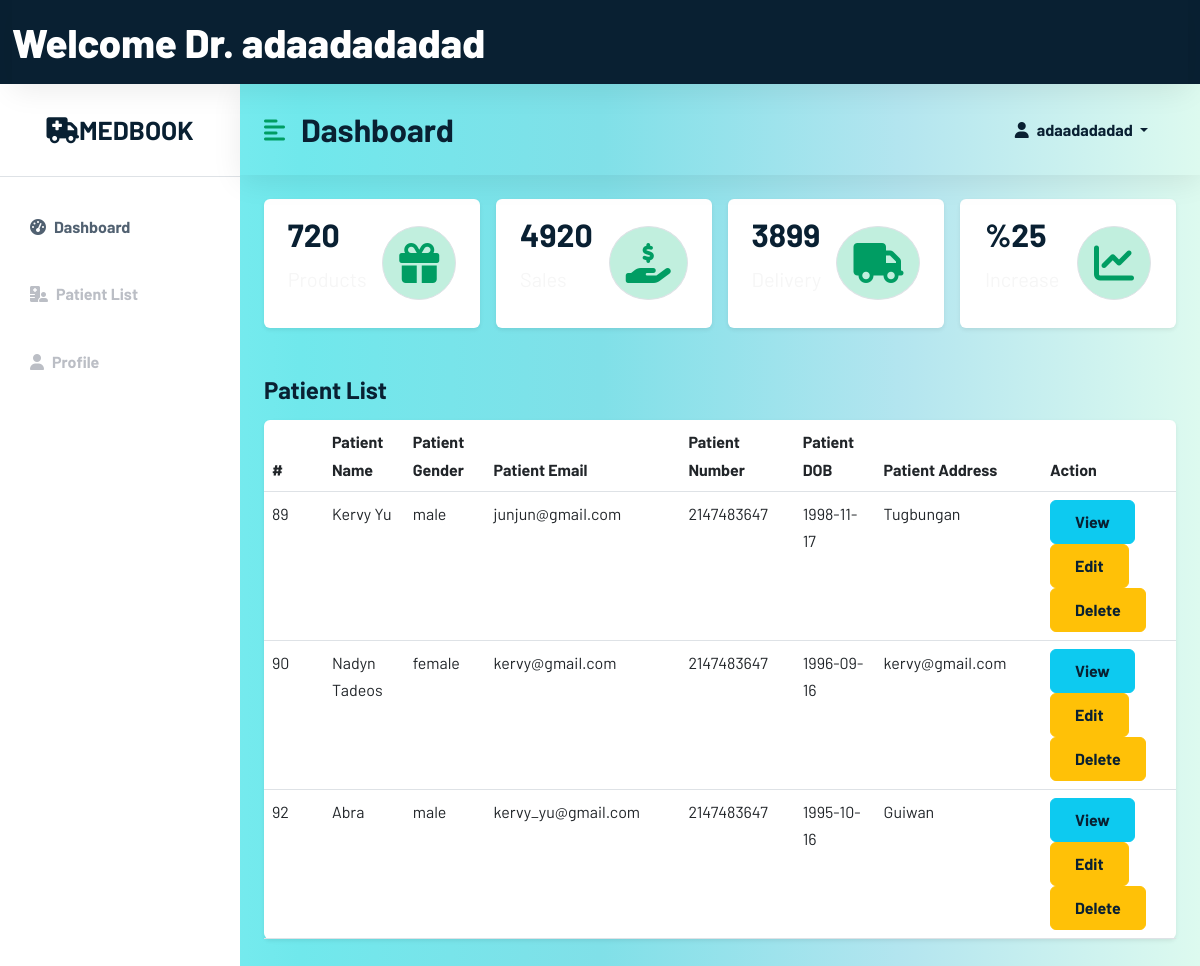
/Web_Tech/doctor/patientlist.php (signed in), run on the app's committed database.
### tables this page shows
CREATE TABLE `doctor` (
  `doctorID` int(11) NOT NULL,
  `d_FullName` varchar(100) NOT NULL,
  `d_email` varchar(100) NOT NULL,
  `d_number` int(12) NOT NULL,
  `d_address` varchar(100) NOT NULL,
  `d_password` varchar(100) NOT NULL,
  `d_DOB` date NOT NULL,
  `d_gender` varchar(100) NOT NULL,
  `doctor_type` varchar(100) NOT NULL DEFAULT 'doctor',
  `d_specialize` text NOT NULL
);

CREATE TABLE `patient` (
  `patientID` int(11) NOT NULL,
  `p_FullName` varchar(100) NOT NULL,
  `p_password` varchar(100) NOT NULL,
  `p_DOB` date NOT NULL,
  `p_gender` varchar(20) NOT NULL,
  `p_address` varchar(100) NOT NULL,
  `p_number` int(12) NOT NULL,
  `p_email` varchar(100) NOT NULL,
  `patient_type` varchar(100) NOT NULL DEFAULT 'user'
);

### Web_Tech/doctor/patientlist.php (the view, shortened to what this page needs)
<?php
include 'D:\xampp\htdocs\Web_Tech\config\config.php';
$currentDoc = $_SESSION['email'];
$sql = "SELECT * FROM doctor WHERE d_email = '$currentDoc'";
$result = mysqli_query($conn, $sql);
if ($result) {
if (mysqli_num_rows($result) > 0) {
while ($row = mysqli_fetch_array($result)) {
?>
<!DOCTYPE html>
<html lang="en">
<head>
    <link href="https://cdn.jsdelivr.net/npm/bootstrap@5.2.0/dist/css/bootstrap.min.css" rel="stylesheet">
    <link rel="stylesheet" href="/Web_Tech/css/style.css">
    <link rel="stylesheet" href="/Web_Tech/css/dochome.css">
</head>
<body>
<div class="container-fluid" id="wrapper-header">
    <nav class="navbar navbar-inverse navbar-fixed-top" role="navigation">
        <div class="navbar-header">
            <a class="navbar-brand" id="docheader" href="doctorhome.php">Welcome Dr. <?php echo $row['d_FullName'];?></a>
        </div>
    </nav>
</div>
<div class="d-flex" id="wrapper">
    <div class="bg-white" id="sidebar-wrapper">
        <div class="sidebar-heading text-center py-4 primary-text fs-4 fw-bold text-uppercase border-bottom">
            <a href="#" class="navbar-brand mb-0" >
                <i class="fa-solid fa-truck-medical"></i>MedBook
            </a>
        </div>
        <div class="list-group list-group-flush my-3">
            <a href="doctorhome.php" class="list-group-item list-group-item-action bg-transparent second-text active"><i
                    class="fas fa-tachometer-alt me-2"></i>Dashboard</a>
            <a href="#" class="list-group-item list-group-item-action bg-transparent second-text fw-bold">
                <i class="fas fa-hospital-user me-2"></i>Patient List</a>
            <a href="#" class="list-group-item list-group-item-action bg-transparent second-text fw-bold"><i
                    class="fas fa-user me-2"></i>Profile</a>
        </div>
    </div>
    <div id="page-content-wrapper">
        <nav class="navbar navbar-expand-lg navbar-light bg-transparent py-4 px-4">
            <div class="d-flex align-items-center">
                <i class="fas fa-align-left primary-text fs-4 me-3" id="menu-toggle"></i>
                <h2 class="fs-2 m-0">Dashboard</h2>
            </div>
            <div class="collapse navbar-collapse" id="navbarSupportedContent">
                <ul class="navbar-nav ms-auto mb-2 mb-lg-0">
                    <li class="nav-item dropdown">
                        <a class="nav-link dropdown-toggle second-text fw-bold" href="#" id="navbarDropdown"
                           role="button" data-bs-toggle="dropdown" aria-expanded="false">
                            <i class="fas fa-user me-2"></i><?php echo $row['d_FullName'];?>
                        </a>
                    </li>
                </ul>
            </div>
        </nav>
        <?php
        }
        }
        }
        ?>
        <div class="container-fluid px-4">
            <div class="row g-3 my-2">
                <div class="col-md-3">
                    <div class="p-3 bg-white shadow-sm d-flex justify-content-around align-items-center rounded">
                        <div>
                            <h3 class="fs-2">720</h3>
                            <p class="fs-5">Products</p>
                        </div>
                        <i class="fas fa-gift fs-1 primary-text border rounded-full secondary-bg p-3"></i>
                    </div>
                </div>
                <div class="col-md-3">
                    <div class="p-3 bg-white shadow-sm d-flex justify-content-around align-items-center rounded">
                        <div>
                            <h3 class="fs-2">4920</h3>
                            <p class="fs-5">Sales</p>
                        </div>
                        <i
                            class="fas fa-hand-holding-usd fs-1 primary-text border rounded-full secondary-bg p-3"></i>
                    </div>
                </div>
                <div class="col-md-3">
                    <div class="p-3 bg-white shadow-sm d-flex justify-content-around align-items-center rounded">
                        <div>
                            <h3 class="fs-2">3899</h3>
                            <p class="fs-5">Delivery</p>
                        </div>
                        <i class="fas fa-truck fs-1 primary-text border rounded-full secondary-bg p-3"></i>
                    </div>
                </div>
                <div class="col-md-3">
                    <div class="p-3 bg-white shadow-sm d-flex justify-content-around align-items-center rounded">
                        <div>
                            <h3 class="fs-2">%25</h3>
                            <p class="fs-5">Increase</p>
                        </div>
                        <i class="fas fa-chart-line fs-1 primary-text border rounded-full secondary-bg p-3"></i>
                    </div>
                </div>
            </div>
            <div class="row my-5">
                <h3 class="fs-4 mb-3">Patient List</h3>
                <div class="col">
                    <table class="table bg-white rounded shadow-sm  table-hover">
                        <thead>
                        <tr>
                            <th scope="col" width="50">#</th>
                            <th scope="col" width="50">Patient Name</th>
                            <th scope="col" width="50">Patient Gender</th>
                            <th scope="col" width="50">Patient Email</th>
                            <th scope="col" width="50">Patient Number</th>
                            <th scope="col" width="50">Patient DOB</th>
                            <th scope="col" width="50">Patient Address</th>
                            <th scope="col" width="50">Action</th>
                        </tr>
                        </thead>
                        <tbody>
                        <?php
                        $sql = "SELECT * FROM patient";
                        $result = mysqli_query($conn, $sql);
                        if ($result) {
                            if (mysqli_num_rows($result) > 0) {
                                while ($row = mysqli_fetch_array($result)) {
                                    ?>
                                    <tr>
                                        <td><?php echo $row['patientID'] ?></td>
                                        <td><?php echo $row['p_FullName'] ?></td>
                                        <td><?php echo $row['p_gender'] ?></td>
                                        <td><?php echo $row['p_email'] ?></td>
                                        <td><?php echo $row['p_number'] ?></td>
                                        <td><?php echo $row['p_DOB'] ?></td>
                                        <td><?php echo $row['p_address'] ?></td>
                                        <td>
                                            <button type="button" name="view" id="act_button" class="btn btn-info btn-xs view" data-bs-toggle="modal" data-bs-target="#patientDetails"><a class="glyphicon glyphicon-file" style="text-decoration: none;" title="View">View</a></button>
                                            <button type="button" name="update" id="act_button" class="btn btn-warning btn-xs update" data-bs-toggle="modal" data-bs-target="#myUpdate"><a class="glyphicon glyphicon-edit" style="text-decoration: none;" href="/Web_Tech/user/userappointment.php?update=<?php echo $row['patientID']; ?>" title="Edit">Edit</a></button>
                                            <button type="button" name="delete" id="act_button" class="btn btn-warning btn-xs update"><a class="glyphicon glyphicon-edit" style="text-decoration: none;" href="/Web_Tech/user/userappointment.php?delete=<?php echo $row['patientID']; ?>" title="Edit">Delete</a></button>
                                        </td>
                                    </tr>
                                    <?php
                                }
                            }
                        }
                        ?>
                        </tbody>
                    </table>
                </div>
            </div>
        </div>
    </div>
</div>
</body>
</html>

### Web_Tech/css/style.css (style rules this page uses)
h1,h2,h3,h4,h5,h6 { font-weight: 700; color: #092032; }
a { color: #092032; font-weight: 700; }
.navbar { box-shadow: 0px 6px 30px rgba(0, 0, 0, 0.08); }
.navbar a { color: #092032; text-decoration: none; font-weight: 500; transition: 0.5s ease; }
.navbar-brand { font-weight: 700; font-size: 26px; color: #092032; }
.nav-item { margin: 0px 20px 0px 20px; }
.btn { padding: 9px 24px; }
p { color: #f6f6f6; }

### Web_Tech/css/dochome.css (style rules this page uses)
:root { --main-bg-color: #009d63; --main-text-color: #009d63; --second-text-color: #bbbec5; --second-bg-color: #c1efde; }
#wrapper-header { background-color: #092032; }
#docheader { color: white; font-weight: 800; font-size: 40px; }
.primary-text { color: var(--main-text-color); }
.second-text { color: var(--second-text-color); }
.secondary-bg { background-color: var(--second-bg-color); }
.rounded-full { border-radius: 100%; }
#wrapper { overflow-x: hidden; background-image: linear-gradient( to right, #86f3f6, #70e8ec, #80e0e8, #b3e5ef, #ddfaef ); }
#sidebar-wrapper { min-height: 100vh; margin-left: -15rem; transition: 0.3s ease; }
.sidebar-heading a { font-weight: 700; font-size: 26px; color: #092032; transition: 0.3s ease; }
#sidebar-wrapper .sidebar-heading { padding: 0.875rem 1.25rem; font-size: 1.2rem; }
#sidebar-wrapper .list-group { width: 15rem; }
#page-content-wrapper { min-width: 100vw; }
#menu-toggle { cursor: pointer; }
.list-group-item { border: none; padding: 20px 30px; }
.list-group-item.active { background-color: transparent; color: var(--main-text-tablor); font-weight: bold; border: none; }
@media (min-width: 768px) { #sidebar-wrapper { margin-left: 0; } }
@media (min-width: 768px) { #page-content-wrapper { min-width: 0; width: 100%; } }

### data on the page
doctor: d_FullName "adaadadadad"
patient: patientID "89", p_FullName "Kervy Yu", p_gender "male", p_email "junjun@gmail.com", p_number "2147483647", p_DOB "1998-11-17", p_address "Tugbungan"
patient: patientID "90", p_FullName "Nadyn Tadeos", p_gender "female", p_email "kervy@gmail.com", p_number "2147483647", p_DOB "1996-09-16", p_address "kervy@gmail.com"
patient: patientID "92", p_FullName "Abra", p_gender "male", p_email "kervy_yu@gmail.com", p_number "2147483647", p_DOB "1995-10-16", p_address "Guiwan"
